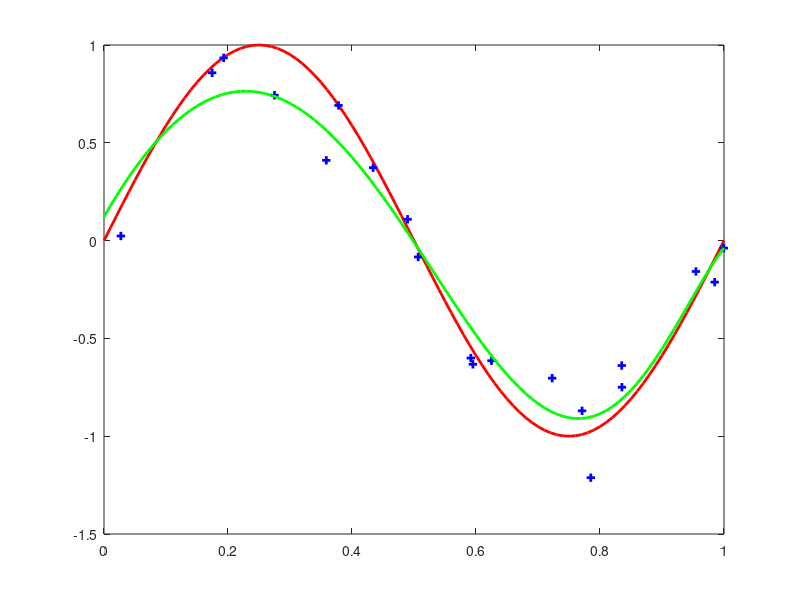

The MATLAB source for this figure:
function curve_fitting()
clear all;
clc;

x = 0:0.01:1;%x
y = sin(2* pi * x);

numTraining = 20;
xTraining = rand(1,numTraining);
noiseVariance = 0.2;
noise = noiseVariance *randn(1,numTraining);
yTraining = sin(2*pi*xTraining) + noise;

modelOrder = 9;
lambda = 0.001;
%%find the A and B for Ax = B
A = getA(xTraining,modelOrder,lambda);
B = getB(xTraining,yTraining,modelOrder);
w = A\B';
for i = 1:length(x)
   yEstimation(i) = x(i).^(0:modelOrder ) * w  ;
end

figure
plot(x,y,'-r','linewidth',2),hold on;
plot(xTraining,yTraining,'b+','linewidth',2),hold on;
plot(x,yEstimation,'-g', 'linewidth',2);
end
function A = getA(xTraining,modelOrder,lambda)
    for i = 1:modelOrder + 1
        for j = 1:modelOrder + 1
            A(i,j) = sum(xTraining.^(i+j - 2)) + lambda*(i == j);
        end
    end
end
function B = getB(xTraining,yTraining,modelOrder)
   for i = 1:modelOrder + 1
       B(i) = sum(yTraining .* xTraining.^(i-1));
   end
end
